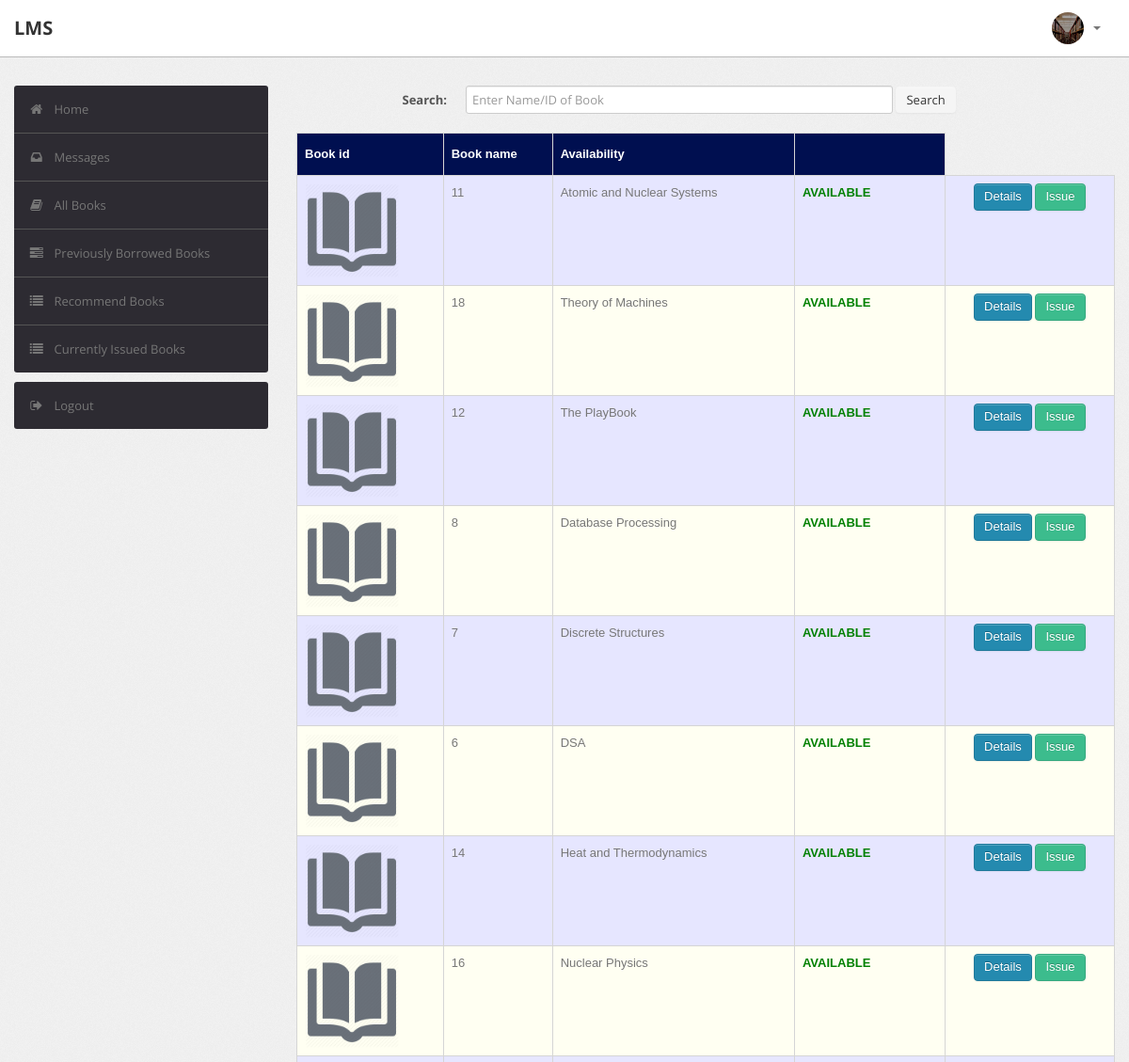
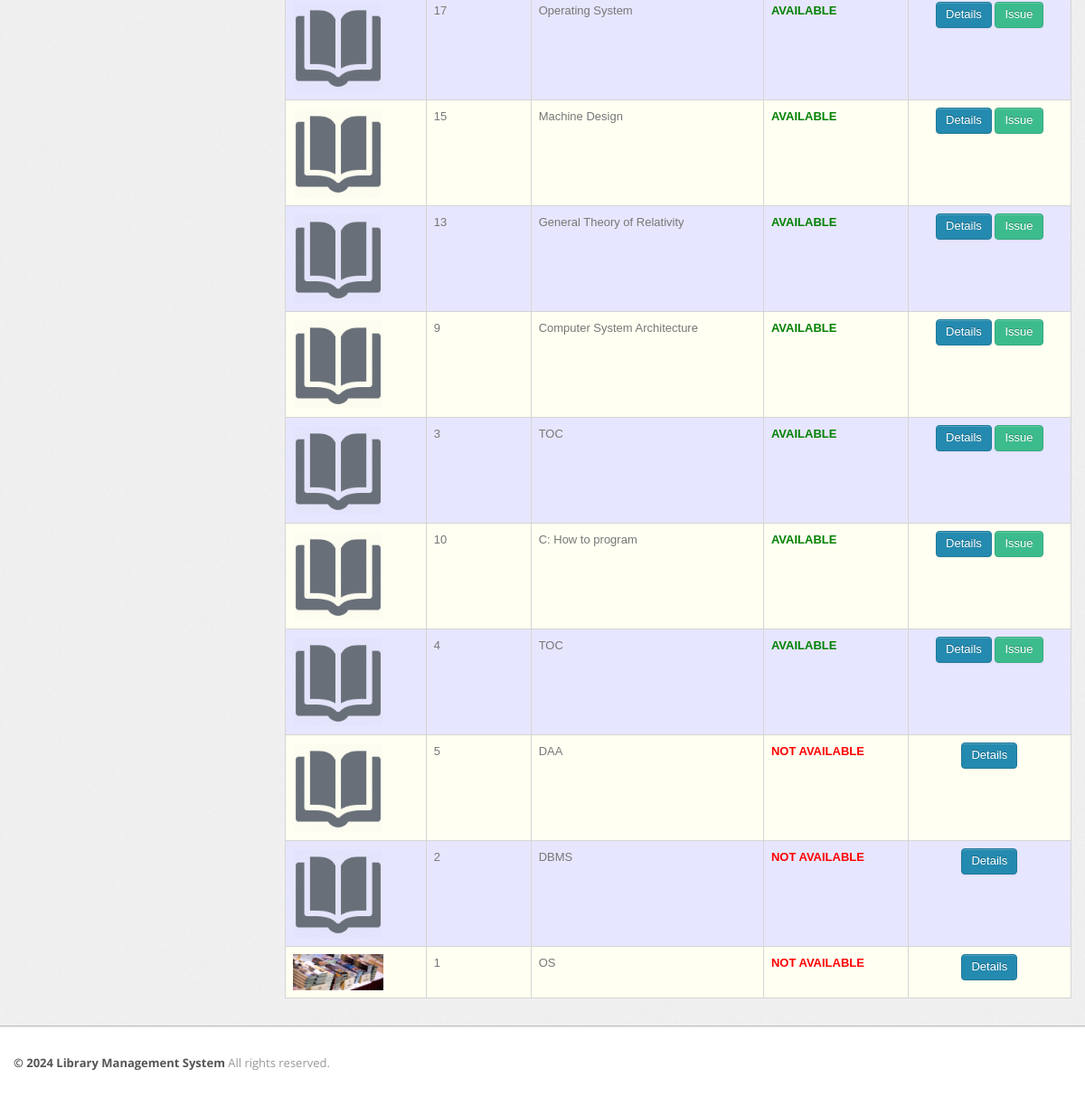
/student/book.php (signed in), run on the app's committed database (2 pictures, top to bottom).
### tables this page shows
CREATE TABLE `user` (
  `RollNo` varchar(50) NOT NULL,
  `Name` varchar(50) DEFAULT NULL,
  `Type` varchar(50) DEFAULT NULL,
  `Category` varchar(50) DEFAULT NULL,
  `EmailId` varchar(50) DEFAULT NULL,
  `MobNo` bigint(11) DEFAULT NULL,
  `Password` varchar(50) DEFAULT NULL,
  `image` varchar(100) DEFAULT NULL,
  `otp` varchar(7) DEFAULT NULL
);

CREATE TABLE `book` (
  `BookId` int(10) NOT NULL,
  `Title` varchar(50) DEFAULT NULL,
  `Publisher` varchar(50) DEFAULT NULL,
  `Year` varchar(50) DEFAULT NULL,
  `Availability` int(5) DEFAULT NULL,
  `image` varchar(100) DEFAULT NULL
);

### student/book.php (the view, shortened to what this page needs)
<?php
require('dbconn.php');
?>
<?php
if ($_SESSION['RollNo']) {
    ?>
<?php
$r = $_SESSION['RollNo'];
$sql="select image from LMS.user where RollNo='$r'";
$result=$conn->query($sql);
if($result -> num_rows > 0)
{
    $row = $result -> fetch_assoc();
    $image = "images/".$row['image'];
}
else
{
    $image = "images/profile2.png";
}
?>
<!DOCTYPE html>
<html lang="en">
    <head>
        <link type="text/css" href="bootstrap/css/bootstrap.min.css" rel="stylesheet">
        <link type="text/css" href="bootstrap/css/bootstrap-responsive.min.css" rel="stylesheet">
        <link type="text/css" href="css/theme.css" rel="stylesheet">
        <link type="text/css" href="images/icons/css/font-awesome.css" rel="stylesheet">
    </head>
    <body>
    <div class="navbar navbar-fixed-top">
            <div class="navbar-inner">
                <div class="container">
                        <a class="brand" href="index.php">LMS </a>
                    <div class="nav-collapse collapse navbar-inverse-collapse">
                        <ul class="nav pull-right">
                            <li class="nav-user dropdown"><a href="#" class="dropdown-toggle" data-toggle="dropdown">
                                <img src="<?php echo $image;?>" class="nav-avatar" />
                                <b class="caret"></b></a>
                            </li>
                        </ul>
                    </div>
                </div>
            </div>
        </div>
        <div class="wrapper">
            <div class="container">
                <div class="row">
                    <div class="span3">
                        <div class="sidebar">
                            <ul class="widget widget-menu unstyled">
                                <li class="active"><a href="index.php"><i class="menu-icon icon-home"></i>Home
                                </a></li>
                                 <li><a href="message.php"><i class="menu-icon icon-inbox"></i>Messages</a>
                                </li>
                                <li><a href="book.php"><i class="menu-icon icon-book"></i>All Books </a></li>
                                <li><a href="history.php"><i class="menu-icon icon-tasks"></i>Previously Borrowed Books </a></li>
                                <li><a href="recommendations.php"><i class="menu-icon icon-list"></i>Recommend Books </a></li>
                                <li><a href="current.php"><i class="menu-icon icon-list"></i>Currently Issued Books </a></li>
                            </ul>
                            <ul class="widget widget-menu unstyled">
                                <li><a href="logout.php"><i class="menu-icon icon-signout"></i>Logout </a></li>
                            </ul>
                        </div>
                    </div>
                    <div class="span9">
                        <form class="form-horizontal row-fluid" action="book.php" method="post">
                                        <div class="control-group">
                                            <label class="control-label" for="Search"><b>Search:</b></label>
                                            <div class="controls">
                                                <input type="text" id="title" name="title" placeholder="Enter Name/ID of Book" class="span8" required>
                                                <button type="submit" name="submit"class="btn">Search</button>
                                            </div>
                                        </div>
                                    </form>
                                    <br>
                                    <?php
                                    if(isset($_POST['submit']))
                                        {$s=$_POST['title'];
                                            $sql="select * from LMS.book where BookId='$s' or Title like '%$s%'";
                                        }
                                    else
                                        $sql="select * from LMS.book order by Availability DESC";
                                    $result=$conn->query($sql);
                                    $rowcount=mysqli_num_rows($result);
                                    if(!($rowcount))
                                        echo "<br><center><h2><b><i>No Results</i></b></h2></center>";
                                    else
                                    {
                                    ?>
                        <table class="table" id = "tables">
                                  <thead>
                                    <tr>
                                      <th>Book id</th>
                                      <th>Book name</th>
                                      <th>Availability</th>
                                      <th></th>
                                    </tr>
                                  </thead>
                                  <tbody>
                                    <?php
                            while($row=$result->fetch_assoc())
                            {
                                $bookid=$row['BookId'];
                                $name=$row['Title'];
                                $avail=$row['Availability'];
                                if($row['image'] == NULL)
                                {
                                    $img = "images/book1.png";
                                }
                                else
                                {
                                    $img = "./admin/images/".$row['image'];
                                }
                            ?>
                                    <tr>
                                      <td><img src="<?php echo $img?>" alt="" height = "100px" width = "100px"></td>
                                      <td><?php echo $bookid ?></td>
                                      <td><?php echo $name ?></td>
                                      <td><b><?php
                                           if($avail > 0)
                                              echo "<font color=\"green\">AVAILABLE</font>";
                                            else
                                            	echo "<font color=\"red\">NOT AVAILABLE</font>";
                                                 ?>
                                                 </b></td>
                                      <td><center><a href="bookdetails.php?id=<?php echo $bookid; ?>" class="btn btn-primary">Details</a>
                                      	<?php
                                      	if($avail > 0)
                                      		echo "<a href=\"issue_request.php?id=".$bookid."\" class=\"btn btn-success\">Issue</a>";
                                        ?>
                                        </center></td>
                                    </tr>
                               <?php }} ?>
                               </tbody>
                                </table>
                            </div>
                </div>
                </div>
            </div>
            <?php include("footer.php");?>
    </body>
</html>
<?php }
else {
    echo "<script type='text/javascript'>alert('Access Denied!!!')</script>";
} ?>

### student/css/theme.css (style rules this page uses)
#tables { font-family: "Trebuchet MS", Arial, Helvetica, sans-serif; border-collapse: collapse; width: 100%; }
#tables td, #tables th { border: 1px solid #ddd; padding: 8px; }
#tables tr:nth-child(even) { background-color: #fffff2; }
#tables tr:nth-child(odd) { background-color: #e6e6ff; }
#tables th { padding-top: 12px; padding-bottom: 12px; text-align: left; background-color: #000F50; color: white; }
body { font-size: 13px; font-family: 'Open Sans', Arial, sans-serif; background: #fff; color: #777 }
strong, b { color: #555 }
.wrapper { background: url(../images/bg.png) #eee; border-bottom: 1px solid #bbb; -webkit-box-shadow: 0 1px 2px rgba(0,0,0,0.1); -moz-box-shadow: 0 1px 2px rgba(0,0,0,0.1); box-shadow: 0 1px 2px rgba(0,0,0,0.1); padding: 30px 0 }
form { margin: 0 }
select, textarea, input[type="text"], input[type="password"], input[type="datetime"], input[type="datetime-local"], input[type="date"], input[type="month"], input[type="time"], input[type="week"], input[type="number"], input[type="email"], input[type="url"], input[type="search"], input[type="tel"], input[type="color"], .uneditable-input, label, input, button, select, textarea { -webkit-border-radius: 3px; -moz-border-radius: 3px; border-radius: 3px; font-size: 13px; font-family: 'Open Sans', Tahoma, Arial, sans-serif }
body [class^="icon-"], body [class*=" icon-"] { font-size: 14px; line-height: 20px; height: 20px }
.form-horizontal .control-group, .form-vertical .control-group { margin-bottom: 0 }
.navbar { position: static!important; margin: 0!important }
.navbar .navbar-inner { background: #fff; border-bottom: 1px solid #bbb; -webkit-box-shadow: 0 1px 2px rgba(0,0,0,0.15); -moz-box-shadow: 0 1px 2px rgba(0,0,0,0.15); box-shadow: 0 1px 2px rgba(0,0,0,0.15) }
.navbar .brand { color: #333; font-weight: bold; font-size: 20px; margin-right: 20px; padding: 20px }
.navbar .nav>li>a { padding: 20px 15px; font-weight: bold; color: #777 }
.nav-user>a { height: 20px }
.nav-avatar { width: 34px; height: 34px; margin: -7px 5px 0 0; -webkit-border-radius: 50%; -moz-border-radius: 50%; border-radius: 50% }
.btn, .btn-box { -webkit-border-radius: 3px; -moz-border-radius: 3px; border-radius: 3px }
.btn { font-size: 13px; font-weight: 600 }
.btn { display: inline-block; margin-bottom: 0; font-weight: 400; text-align: center; vertical-align: middle; cursor: pointer; background-image: none; border: 1px solid transparent; white-space: nowrap; padding: 4px 10px; font-size: 13px; line-height: 1.42857; border-radius: 4px; -webkit-user-select: none; -moz-user-select: none; -ms-user-select: none; user-select: none }
.btn-primary { color: #fff; background-color: #248aaf; border-color: #20799a }
.btn-success { color: #fff; background-color: #3cbc8d; border-color: #36a97f }
.table { margin-bottom: 0 }
.table th, .table td { border-color: #d5d5d5!important }
.widget-menu { background: #fff; -webkit-border-radius: 3px; -moz-border-radius: 3px; border-radius: 3px; overflow: hidden }
.widget-menu a { color: #555; display: block; line-height: 20px; padding: 15px; text-decoration: none!important }
.widget-menu .menu-icon { margin-right: 10px; color: #767676; -webkit-transition: all .2s ease-in-out; -moz-transition: all .2s ease-in-out; transition: all .2s ease-in-out; }
.widget-menu>li+li { border-top: 1px solid #555 }
.widget-menu>li>a { background-color: #2d2b32; color: #767676; -webkit-transition: all .2s ease-in-out; -moz-transition: all .2s ease-in-out; transition: all .2s ease-in-out; }

### data on the page
user: image (picture)
book: BookId "11", Title "Atomic and Nuclear Systems", Availability "AVAILABLE"
book: BookId "18", Title "Theory of Machines", Availability "AVAILABLE"
book: BookId "12", Title "The PlayBook", Availability "AVAILABLE"
book: BookId "8", Title "Database Processing", Availability "AVAILABLE"
book: BookId "7", Title "Discrete Structures", Availability "AVAILABLE"
book: BookId "6", Title "DSA", Availability "AVAILABLE"
book: BookId "14", Title "Heat and Thermodynamics", Availability "AVAILABLE"
book: BookId "16", Title "Nuclear Physics", Availability "AVAILABLE"
book: BookId "17", Title "Operating System", Availability "AVAILABLE"
book: BookId "15", Title "Machine Design", Availability "AVAILABLE"
book: BookId "13", Title "General Theory of Relativity", Availability "AVAILABLE"
book: BookId "9", Title "Computer System Architecture", Availability "AVAILABLE"
book: BookId "3", Title "TOC", Availability "AVAILABLE"
book: BookId "10", Title "C: How to program", Availability "AVAILABLE"
book: BookId "4", Title "TOC", Availability "AVAILABLE"
book: BookId "5", Title "DAA", Availability "NOT AVAILABLE"
book: BookId "2", Title "DBMS", Availability "NOT AVAILABLE"
book: image (picture), BookId "1", Title "OS", Availability "NOT AVAILABLE"
